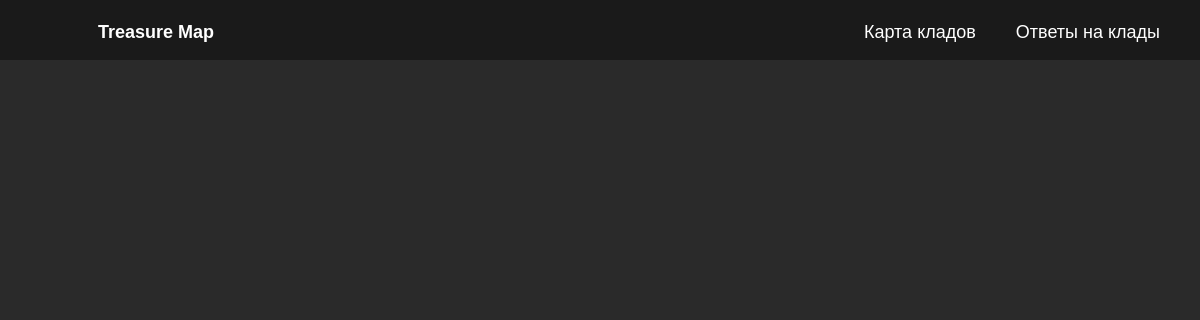
Page /questions/ on the earlier database version.
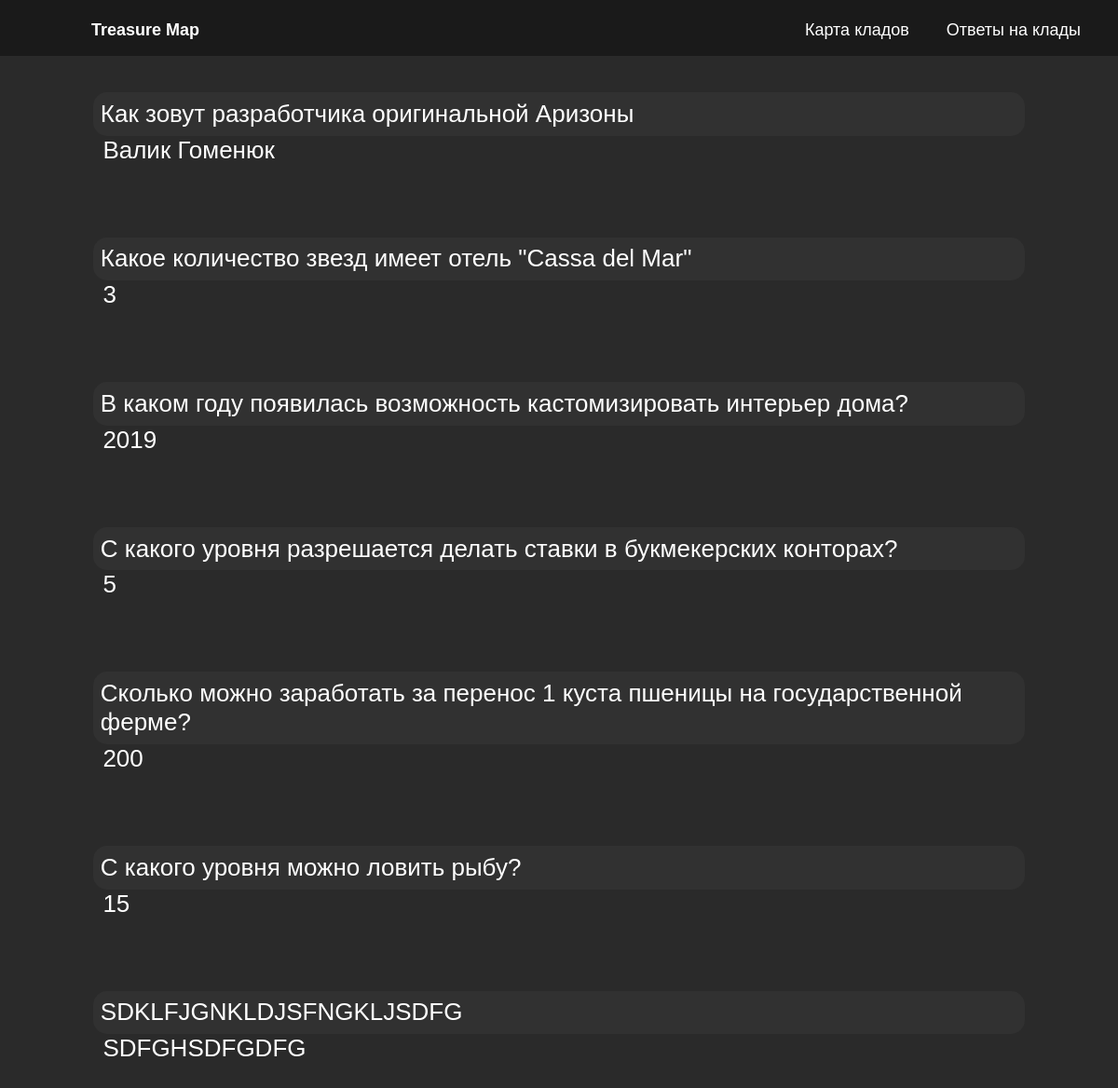
Same page on the later database version.
### TreasureQuestions/models.py (models this page shows)
class QuestionsAndAnswers(models.Model):
    question = models.TextField()
    answer = models.TextField()

### TreasureQuestions/views.py (the view)
# urls.py: path('', questions_page, name='questions_page')
def questions_page(request):
    context = {
        'title': 'Ответы на вопросы в кладах',
        'script': '{% static \'js/treasureAnswer.js\' %}',
        'questions': QuestionsAndAnswers.objects.all(),
    }
    return render(request, 'answers.html', context)

### TreasureQuestions/templates/answers.html (shortened to what this page needs)
{% extends "base.html" %}
{% load static %}
{% block content %}
    <div id="questions_and_answers">
        {% for question in questions %}
            <div class="question_block">
                <div class="question">{{ question.question }}</div>
                <div class="answer">{{ question.answer }}</div>
            </div>
        {% endfor %}
    </div>
{% endblock %}

### TreasureMap/templates/base.html (shortened to what this page needs)
{% load static %}
<!DOCTYPE html>
<html lang="en">
<head>
    <link href="{% static 'css/index.css' %}" rel="stylesheet">
    <link rel="stylesheet" href="https://use.fontawesome.com/releases/v5.6.1/css/all.css"
>
</head>
<body>
<div id="container">
    <header>
        <a href="{% url 'TreasureMap:index' %}" class="logo">
            Treasure Map
        </a>
        <div class="header-right">
            <a href="{% url 'TreasureMap:index' %}">Карта кладов</a>
            <a href="{% url 'TreasureQuestions:questions_page' %}">Ответы на клады</a>
        </div>
    </header>
    {% block content %} {% endblock %}
</div>
</body>
</html>

### static/css/index.css (style rules this page uses)
body { font-family: Arial, Helvetica, sans-serif; padding: 0; margin: 0; cursor: url("../img/cursor.cur"), auto; background-color: #2a2a2a; overflow: hidden; }
#container { margin: auto auto; text-align: center; width: 100vw; height: 100vh; }
header { background: #1a1a1a; padding: 10px 20px; color: white; min-height: 40px; }
header a { float: left; text-decoration: none; text-align: center; color: white; border-radius: 4px; font-size: 18px; line-height: 25px; padding: 10px 20px; transition-duration: 0.3s; }
.header-right { float: right; display: flex; align-items: center; }
.logo { position: relative; left: 5%; font-weight: bold; height: 100%; display: flex; align-items: center; }
#questions_and_answers { display: flex; flex-direction: column; align-items: center; }
.question_block { color: white; text-align: start; margin: 1em; padding: 0.5em; width: 1000px; font-size: 26px; }
.question { background-color: #313131; border-radius: 15px; padding: 0.3em; }
.answer { padding-left: 0.4em; color: #ffffff; transition-duration: 0.3s; }

Differences in the rows shown:
added QuestionsAndAnswers: question "Как зовут разработчика оригинальной Аризоны", answer "Валик Гоменюк"
added QuestionsAndAnswers: question "Какое количество звезд имеет отель \"Cassa del Mar\"", answer "3"
added QuestionsAndAnswers: question "В каком году появилась возможность кастомизировать интерьер дома?", answer "2019"
added QuestionsAndAnswers: question "С какого уровня разрешается делать ставки в букмекерских конторах?", answer "5"
added QuestionsAndAnswers: question "Сколько можно заработать за перенос 1 куста пшеницы на государственной ферме?", answer "200"
added QuestionsAndAnswers: question "С какого уровня можно ловить рыбу?", answer "15"
added QuestionsAndAnswers: question "SDKLFJGNKLDJSFNGKLJSDFG", answer "SDFGHSDFGDFG"
